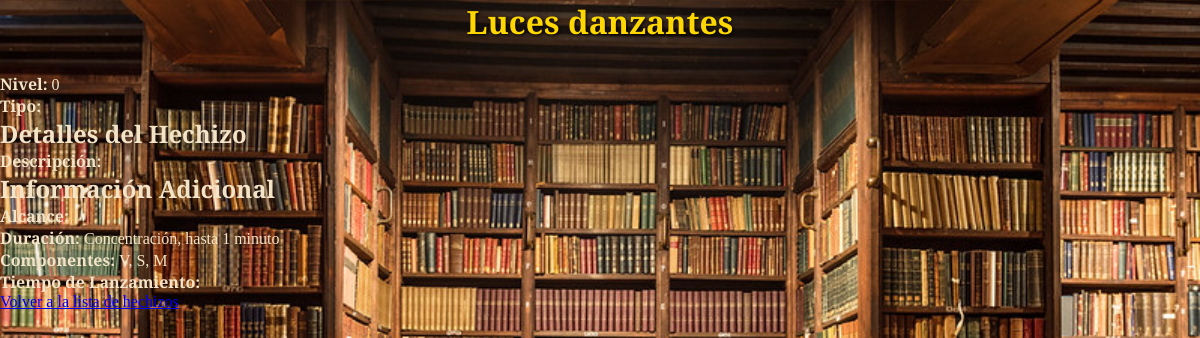
Page /detalles_hechizo.php?id=498 on the committed database.
### tables this page shows
CREATE TABLE `hechizos` (
  `id` int(11) NOT NULL,
  `clase_id` int(11) NOT NULL,
  `nombre` varchar(100) NOT NULL,
  `nivel` int(11) NOT NULL,
  `escuela` varchar(50) DEFAULT NULL,
  `tiempo_casting` varchar(100) DEFAULT NULL,
  `gama` varchar(100) DEFAULT NULL,
  `duracion` varchar(100) DEFAULT NULL,
  `componentes` varchar(100) DEFAULT NULL,
  `enlace` text DEFAULT NULL
);

### detalles_hechizo.php (the view, shortened to what this page needs)
<?php
require_once 'conexion.php';
if (isset($_GET['id'])) {
    $hechizo_id = intval($_GET['id']);
    $query = "SELECT * FROM hechizos WHERE id = ?";
    $stmt = $pdo->prepare($query);
    $stmt->execute([$hechizo_id]);
    $hechizo = $stmt->fetch();
} else {
    echo "<p>ID de hechizo no proporcionado.</p>";
    exit();
}
?>
<!DOCTYPE html>
<html lang="es">
<head>
    <link rel="stylesheet" href="hechizos.css">
</head>
<body>
    <h1><?php echo htmlspecialchars($hechizo['nombre']); ?></h1>
    <p><strong>Nivel:</strong> <?php echo htmlspecialchars($hechizo['nivel']); ?></p>
    <p><strong>Tipo:</strong> <?php echo htmlspecialchars($hechizo['tipo']); ?></p>
    <h2>Detalles del Hechizo</h2>
    <p><strong>Descripción:</strong></p>
    <h2>Información Adicional</h2>
    <p><strong>Alcance:</strong> <?php echo htmlspecialchars($hechizo['alcance']); ?></p>
    <p><strong>Duración:</strong> <?php echo htmlspecialchars($hechizo['duracion']); ?></p>
    <p><strong>Componentes:</strong> <?php echo htmlspecialchars($hechizo['componentes']); ?></p>
    <p><strong>Tiempo de Lanzamiento:</strong> <?php echo htmlspecialchars($hechizo['tiempo_lanzamiento']); ?></p>
    <a href="hechizos.php">Volver a la lista de hechizos</a>
</body>
</html>

### hechizos.css (style rules this page uses)
* { margin: 0; padding: 0; box-sizing: border-box; }
body { font-family: 'Cinzel', serif; background: #1a1a1a url('imagenes/Biblio.png') repeat; background-size: cover; color: #f3e4c7; padding: 0; margin: 0; }
h1 { text-align: center; font-size: 32px; margin-bottom: 30px; color: #ffd700; text-shadow: 1px 1px 3px #000; }

### rows in the picture
hechizos: nombre "Luces danzantes", nivel "0", duracion "Concentración, hasta 1 minuto", componentes "V, S, M"
